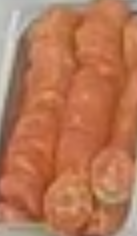
#> input picture 02. Color analysis/color_analysis/tomato/01. full.png, 137 x 236 px, found by its file name; its folder holds only this picture in this run
$ python color_analysis_tomato.py
#> lines starting #> are read from the running program, lines starting #| are printed output that depends on the picture; after the words box and inside, x2 and y2 are one past the last pixel; in counts of white or black regions, pixels touching at a corner belong together
import cv2
import numpy as np
import os
import matplotlib.pyplot as plt

def analyze_tomato_strict(folder_path):
#> called with folder_path = 'color_analysis\\tomato'
    if not os.path.exists(folder_path):
        print("Error: Carpeta no encontrada.")
        return

    files = sorted([f for f in os.listdir(folder_path) if f.endswith('.png')])
    results_data = []

    print(f"{'ARCHIVO':<25} | {'% FINAL':<10}")
    print("-" * 40)

    for filename in files:
        path = os.path.join(folder_path, filename)
        img = cv2.imread(path)
#> img is the input picture: shape (236, 137, 3); mean B, G, R 85.6, 117.9, 182.3
        if img is None: continue

        # 1. PRE-PROCESAMIENTO: Mínimo Blur
        img_blur = cv2.GaussianBlur(img, (3, 3), 0)

        # 2. CÁLCULO ESPECTRAL (R - G)
        b, g, r = cv2.split(img_blur)
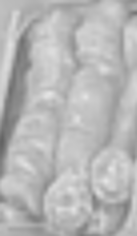
#> r: shape (236, 137); min 99, max 228, mean 182.3
        diff_rg = cv2.subtract(r, g)
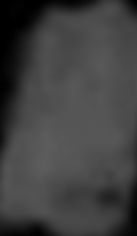
#> diff_rg: shape (236, 137); min 0, max 93, mean 64.4

        # Normalizamos de 0 a 255
        norm_diff = cv2.normalize(diff_rg, None, 0, 255, cv2.NORM_MINMAX)
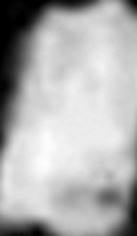
#> norm_diff: shape (236, 137); min 0, max 255, mean 176.5

        # --- EL CAMBIO CRÍTICO: UMBRAL ALTO ---
        # Antes usábamos 50, lo cual dejaba pasar el "jugo" (zona cian del heatmap).
        # El mapa de calor JET se pone amarillo/rojo alrededor de 128.
        # Subimos a 120 para cortar el puente.
        strict_thresh = 120
        _, mask_spectral = cv2.threshold(norm_diff, strict_thresh, 255, cv2.THRESH_BINARY)
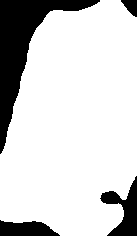
#> mask_spectral: shape (236, 137); 81.6% white; 4 black regions, box (x1, y1, x2, y2) and area: (0, 0, 100, 154) 4042, (100, 176, 137, 236) 1007, (0, 220, 60, 236) 719, (121, 0, 137, 17) 171

        # 3. FILTRO SATURACIÓN (Soporte)
        hsv = cv2.cvtColor(img_blur, cv2.COLOR_BGR2HSV)
#> hsv: shape (236, 137, 3); mean H, S, V 11.6, 135.1, 182.3
        s_channel = hsv[:,:,1]
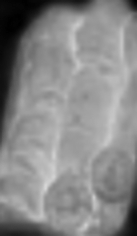
#> s_channel: shape (236, 137); min 0, max 214, mean 135.1
        _, mask_sat = cv2.threshold(s_channel, 60, 255, cv2.THRESH_BINARY)
#> mask_sat: shape (236, 137); 89.5% white; 4 black regions, box (x1, y1, x2, y2) and area: (0, 0, 90, 135) 2599, (117, 187, 137, 236) 420, (0, 227, 44, 236) 303, (126, 0, 137, 11) 85

        mask_combined = cv2.bitwise_and(mask_spectral, mask_sat)

        # 4. MORFOLOGÍA: SOLO LIMPIEZA, NO UNIÓN
        # Eliminamos el MORPH_CLOSE anterior porque unía las islas.
        # Usamos MORPH_OPEN para eliminar el ruido granulado que quede.
        kernel = cv2.getStructuringElement(cv2.MORPH_ELLIPSE, (3,3))
        mask_final = cv2.morphologyEx(mask_combined, cv2.MORPH_OPEN, kernel, iterations=1)
#> mask_final: shape (236, 137); 81.6% white; 4 black regions

        # Filtro de área
        contours, _ = cv2.findContours(mask_final, cv2.RETR_EXTERNAL, cv2.CHAIN_APPROX_NONE)
#> contours = 1 contour; box (x1, y1, x2, y2) and area: (0, 0, 137, 236) 26056
        mask_filtered = np.zeros_like(mask_final)

        for cnt in contours:
            # Filtramos cosas muy pequeñas
            if cv2.contourArea(cnt) > 30:
                cv2.drawContours(mask_filtered, [cnt], -1, 255, -1)
#> this loop made 1 pass

        # CÁLCULO
        food_pixels = cv2.countNonZero(mask_filtered)
#> food_pixels = 26392
        total_pixels = img.shape[0] * img.shape[1]
#> total_pixels = 32332
        percent = (food_pixels / total_pixels) * 100
#> percent = 81.63

        # VISUALIZACIÓN
        img_visual = img.copy()
        contours_vis, _ = cv2.findContours(mask_filtered, cv2.RETR_EXTERNAL, cv2.CHAIN_APPROX_NONE)
#> contours_vis has the same summary as contours
        # Dibujamos en Cyan
        cv2.drawContours(img_visual, contours_vis, -1, (255, 255, 0), 2)
#> img_visual: shape (236, 137, 3); 6.18% of pixels changed, all inside (x1, y1, x2, y2) = (0, 0, 137, 236)

        # Mapa de Calor
        heatmap_view = cv2.applyColorMap(norm_diff, cv2.COLORMAP_JET)
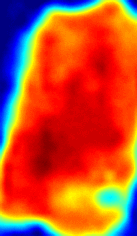
#> heatmap_view: shape (236, 137, 3); mean B, G, R 43.8, 80.2, 194.6

        state_name = filename.replace('.png', '')
        results_data.append({
            'name': state_name,
            'percent': percent,
            'image': cv2.cvtColor(img_visual, cv2.COLOR_BGR2RGB),
            'heatmap': cv2.cvtColor(heatmap_view, cv2.COLOR_BGR2RGB)
        })

        print(f"{state_name:<25} | {percent:6.2f}%")
#| 01. full                  |  81.63%

    # GRAFICAR
    if not results_data: return
    num_images = len(results_data)
#> num_images = 1
    import math
    cols = 3
    rows = math.ceil(num_images / cols)
#> rows = 1

    fig = plt.figure(figsize=(16, 5 * rows))
    plt.suptitle("Tomato", fontsize=16)

    for i in range(num_images):
        r = (i // cols); c = (i % cols)

        ax_img = fig.add_subplot(rows * 2, cols, (r * 2 * cols) + c + 1)
        data = results_data[i]
        ax_img.imshow(data['image'])
        ax_img.set_title(f"{data['name']}\n{data['percent']:.1f}%", fontsize=10, fontweight='bold')
        ax_img.axis('off')

        ax_heat = fig.add_subplot(rows * 2, cols, ((r * 2 + 1) * cols) + c + 1)
        ax_heat.imshow(data['heatmap'])
        ax_heat.set_title("Señal Roja (R - G)", fontsize=9)
        ax_heat.axis('off')

    plt.tight_layout()
    plt.show()
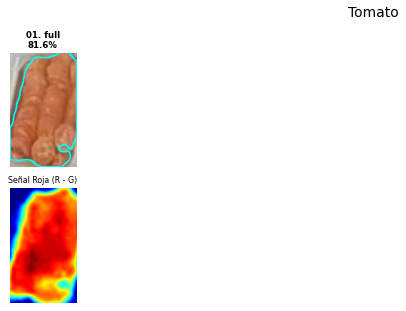
#> figure drawn by matplotlib, 2 panels

if __name__ == "__main__":
    folder = r"color_analysis\tomato"
    analyze_tomato_strict(folder)

$ run again, on 02. Color analysis/color_analysis/tomato/05. medium.png
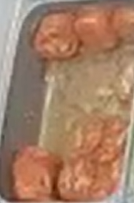
#> input picture 02. Color analysis/color_analysis/tomato/05. medium.png, 134 x 203 px, found by its file name
#> in analyze_tomato_strict, img is the input picture: shape (203, 134, 3); mean B, G, R 102.7, 127.1, 164.5
#> in analyze_tomato_strict, `_, mask_spectral = cv2.threshold(norm_diff, strict_thresh, 255, cv2.TH..`:
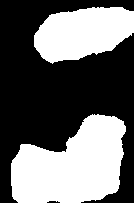
#> mask_spectral: shape (203, 134); 41.7% white; 2 white regions, box (x1, y1, x2, y2) and area: (11, 114, 126, 203) 7190, (34, 7, 134, 64) 4140
#> hsv: shape (203, 134, 3); mean H, S, V 15.2, 94.5, 164.6
#> mask_sat: shape (203, 134); 76% white; 5 black regions (2 under 20 px), largest, box (x1, y1, x2, y2) and area: (0, 0, 134, 164) 5460, (97, 114, 134, 203) 975, (0, 189, 11, 203) 80
#> mask_combined: shape (203, 134); 41.6% white; 2 white regions, box (x1, y1, x2, y2) and area: (11, 114, 126, 203) 7185, (34, 7, 134, 64) 4140
#> mask_final: shape (203, 134); 41.6% white; 2 white regions
#> contours = 2 contours; box (x1, y1, x2, y2) and area: (11, 114, 126, 203) 7009, (34, 7, 134, 64) 4016
#> the loop in analyze_tomato_strict, `for cnt in contours:` made 2 passes
#> food_pixels = 11318
#> percent = 41.61
#> contours_vis has the same summary as contours
#> img_visual: shape (203, 134, 3); 7.47% of pixels changed, all inside (x1, y1, x2, y2) = (10, 6, 134, 203)
#| 05. medium                |  41.61%
#> num_images = 1
#> in analyze_tomato_strict, `plt.show()`:
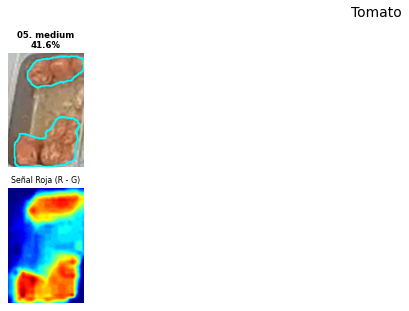
#> figure drawn by matplotlib, 2 panels

$ run again, on 02. Color analysis/color_analysis/tomato/02. medium.png
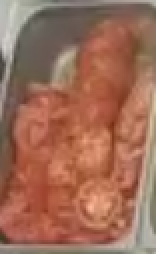
#> input picture 02. Color analysis/color_analysis/tomato/02. medium.png, 78 x 127 px, found by its file name (shown 2 times larger)
#> in analyze_tomato_strict, img is the input picture: shape (127, 78, 3); mean B, G, R 87.9, 108.2, 158.4
#> in analyze_tomato_strict, `_, mask_spectral = cv2.threshold(norm_diff, strict_thresh, 255, cv2.TH..`:
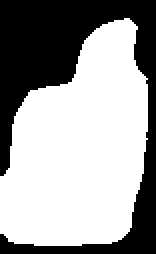
#> mask_spectral: shape (127, 78) (shown 2 times larger); 61.8% white; 1 black region, box (x1, y1, x2, y2) and area: (0, 0, 78, 127) 3786
#> hsv: shape (127, 78, 3); mean H, S, V 10.8, 110.2, 158.5
#> mask_sat: shape (127, 78); 77.5% white; 3 black regions, box (x1, y1, x2, y2) and area: (0, 0, 78, 61) 1605, (28, 75, 78, 127) 550, (0, 122, 26, 127) 75
#> mask_final: shape (127, 78); 61.8% white; 1 black region
#> contours = 1 contour; box (x1, y1, x2, y2) and area: (0, 9, 74, 123) 5966
#> the loop in analyze_tomato_strict, `for cnt in contours:` made 1 pass
#> food_pixels = 6119
#> percent = 61.77
#> contours_vis has the same summary as contours
#> img_visual: shape (127, 78, 3); 10.42% of pixels changed, all inside (x1, y1, x2, y2) = (0, 8, 75, 124)
#| 02. medium                |  61.77%
#> num_images = 1
#> in analyze_tomato_strict, `plt.show()`:
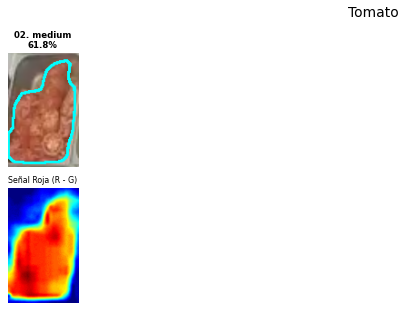
#> figure drawn by matplotlib, 2 panels

$ run again, on 02. Color analysis/color_analysis/tomato/03. low.png
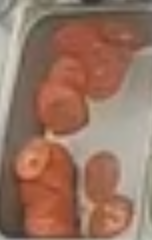
#> input picture 02. Color analysis/color_analysis/tomato/03. low.png, 152 x 240 px, found by its file name
#> in analyze_tomato_strict, img is the input picture: shape (240, 152, 3); mean B, G, R 98.7, 116.1, 151.8
#> mask_spectral: shape (240, 152); 40.6% white; 2 white regions, box (x1, y1, x2, y2) and area: (14, 21, 134, 238) 12420, (85, 158, 130, 236) 2399
#> hsv: shape (240, 152, 3); mean H, S, V 12.7, 89.7, 151.8
#> mask_sat: shape (240, 152); 63.6% white; 3 black regions (1 under 20 px), largest, box (x1, y1, x2, y2) and area: (0, 0, 152, 240) 13033, (0, 226, 28, 240) 258
#> mask_final: shape (240, 152); 40.6% white; 2 white regions
#> contours = 2 contours; box (x1, y1, x2, y2) and area: (14, 21, 134, 238) 12131, (85, 158, 130, 236) 2304
#> the loop in analyze_tomato_strict, `for cnt in contours:` made 2 passes
#> food_pixels = 14815
#> percent = 40.61
#> contours_vis has the same summary as contours
#> img_visual: shape (240, 152, 3); 7.46% of pixels changed, all inside (x1, y1, x2, y2) = (13, 20, 135, 239)
#| 03. low                   |  40.61%
#> num_images = 1
#> in analyze_tomato_strict, `plt.show()`:
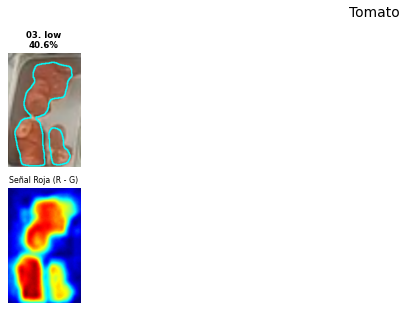
#> figure drawn by matplotlib, 2 panels
